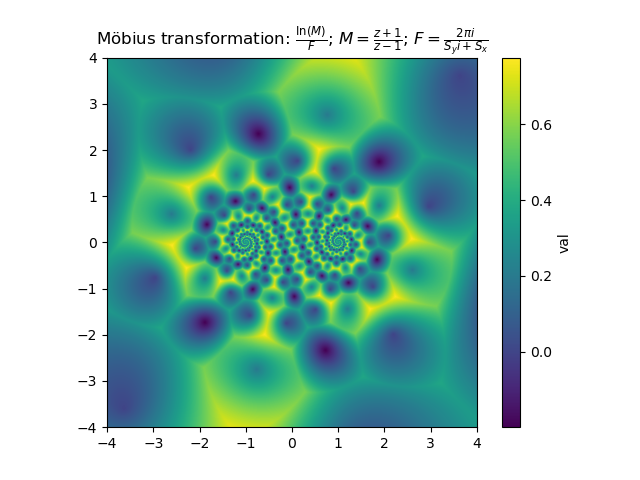

This chart was generated by the following Python code:
#!/usr/bin/env python3


import matplotlib.pyplot as plt

import numpy as np


def flat(x1, x2, y1, y2, steps_per_unit):
    a = np.linspace(x1, x2, int((x2-x1)*steps_per_unit + 1))[np.newaxis, ...]
    b = np.linspace(y2, y1, int((y2-y1)*steps_per_unit + 1))[..., np.newaxis] * 1j
    return a + b


def main():
    z = flat(-4, 4, -4, 4, 200)

    modX = 1  # tilling rects size
    modY = np.sqrt(3)
    N = 4  # number of A-spirals
    M = 9  # number of B-spirals
    F = np.pi * 2j / (M*modY*1j+N*modX)

    with np.errstate(invalid='ignore', divide='ignore'):
        f = np.log((z+1)/(z-1)) / F

    np.nan_to_num(f, copy=False)  # f[z-1 == 0] = 0; f[z+1 == 0] = 0

    f += modX / 2  # small shift for symetry

    t = np.real(f) % modX + 1j * (np.imag(f) % modY)  # (x, y) inside tile

    cc = np.array((modX * .5, modY * .5j, modX + modY * .5j, modX * .5 + modY * 1j))[np.newaxis, np.newaxis, :]  # centers of hexagons in rectangles

    t = t[..., np.newaxis]

    data = np.amin(np.abs(t-cc), axis=2) + np.minimum(np.sin(np.real(f) % (modX * 2) * np.pi), 1.2) / 5  # main image + long wave

    '''
    # a colormap and a normalization instance
    cmap = plt.cm.viridis
    norm = plt.Normalize(vmin=np.amin(data), vmax=np.amax(data))
    # map the normalized data to colors
    # image is now RGBA (WxHx4)
    image = cmap(norm(data))
    # save the image
    plt.imsave('image.png', image)
    '''
    plt.imsave('image.png', data, cmap=plt.cm.viridis)  # all above in one

    plt.imshow(data, extent=(-4, 4, -4, 4))
    plt.colorbar().set_label('val')
    plt.title(r'Möbius transformation: $\frac{\ln(M)}{F}$; $M=\frac{z+1}{z-1}$; $F=\frac{2 \pi i}{S_y i + S_x}$')
    plt.show()


if __name__ == '__main__':
    main()
